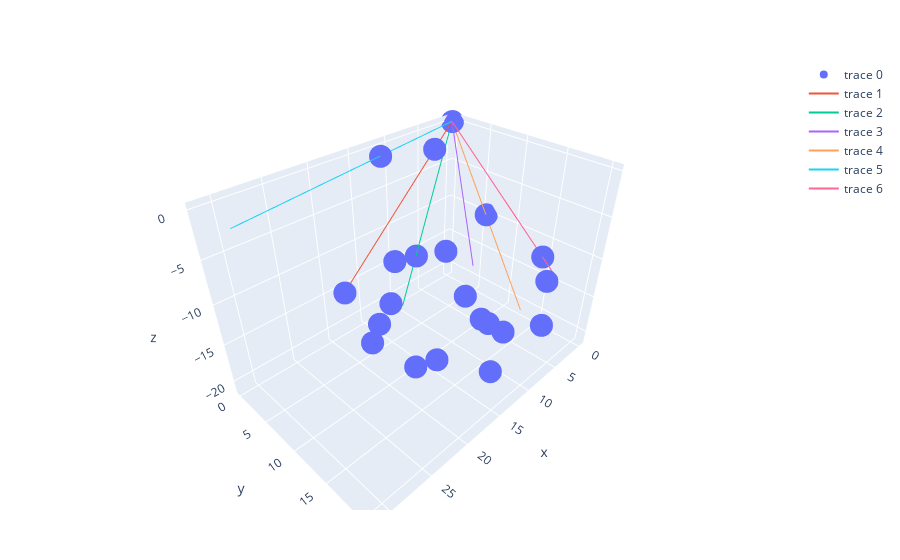

The code cell stored with this chart in its notebook:
### Code cell
FinalConicHull(m3)

### Figure 1 — Plotly figure (JSON) as saved in the notebook; plotly's stock layout.template omitted (floating-point values rounded to 4 significant figures)
{"data": [{"mode": "markers", "type": "scatter3d", "x": [13, 19, 15, 6, 7, 18, 18, 18, 4, 16, 18, 8, 10, 4, 16, 0, 13, 8, 10, 6, 0], "y": [18, 2, 5, 5, 1, 12, 15, 5, 18, 4, 20, 20, 15, 1, 7, 6, 2, 10, 17, 18, 0], "z": [-19, -14, -16, -13, -15, -19, -16, -20, -18, -19, -8, -9, -16, -2, -9, -10, 0, -16, -16, -8, 0]}, {"mode": "lines", "type": "scatter3d", "x": [18.23, 0], "y": [1.919, 0], "z": [-13.43, 0]}, {"mode": "lines", "type": "scatter3d", "x": [9.832, 0], "y": [1.405, 0], "z": [-21.07, 0]}, {"mode": "lines", "type": "scatter3d", "x": [14.2, 0], "y": [15.78, 0], "z": [-6.311, 0]}, {"mode": "lines", "type": "scatter3d", "x": [0, 0], "y": [12.6, 0], "z": [-21.0, 0]}, {"mode": "lines", "type": "scatter3d", "x": [31.23, 0], "y": [4.805, 0], "z": [0, 0]}, {"mode": "lines", "type": "scatter3d", "x": [6.822, 0], "y": [20.47, 0], "z": [-9.096, 0]}], "layout": {"margin": {"b": 50, "l": 50, "r": 50, "t": 60}}}
